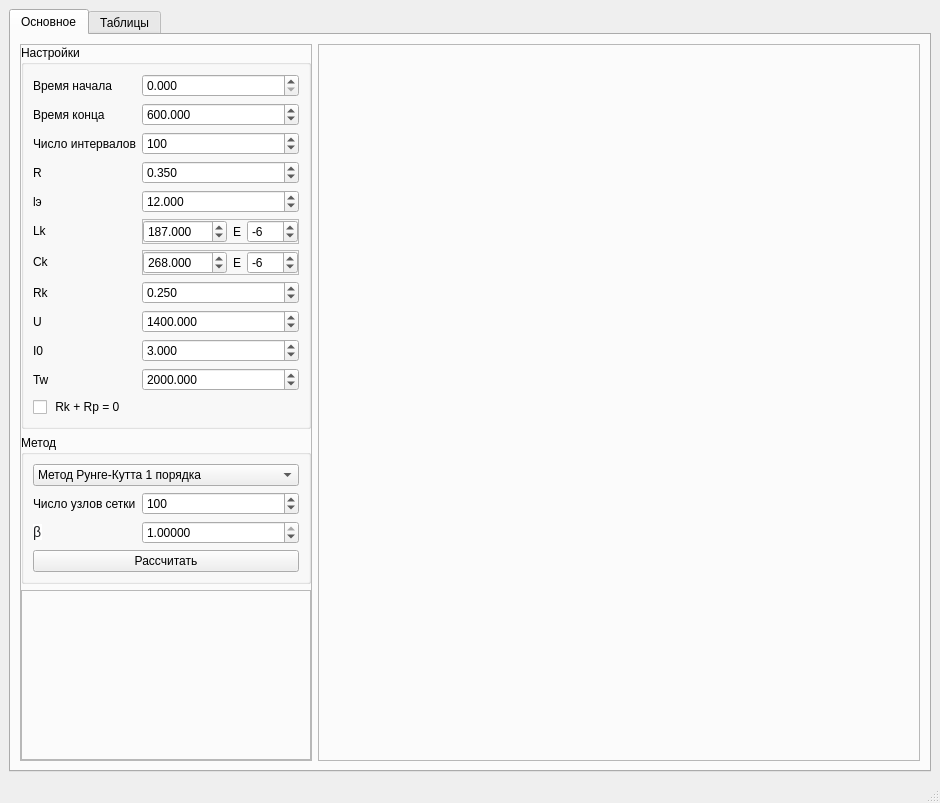
<?xml version="1.0" encoding="UTF-8"?>
<ui version="4.0">
 <class>MainWindow</class>
 <widget class="QMainWindow" name="MainWindow">
  <property name="geometry">
   <rect>
    <x>0</x>
    <y>0</y>
    <width>940</width>
    <height>803</height>
   </rect>
  </property>
  <property name="windowTitle">
   <string>Лабораторная работа №2</string>
  </property>
  <widget class="QWidget" name="centralwidget">
   <layout class="QHBoxLayout" name="horizontalLayout">
    <item>
     <widget class="QTabWidget" name="tabWidget">
      <property name="currentIndex">
       <number>0</number>
      </property>
      <widget class="QWidget" name="tab">
       <attribute name="title">
        <string>Основное</string>
       </attribute>
       <layout class="QHBoxLayout" name="horizontalLayout_2" stretch="0,1">
        <item>
         <widget class="QFrame" name="frame_3">
          <property name="frameShape">
           <enum>QFrame::StyledPanel</enum>
          </property>
          <property name="frameShadow">
           <enum>QFrame::Plain</enum>
          </property>
          <layout class="QVBoxLayout" name="verticalLayout_5" stretch="0,0,1">
           <property name="leftMargin">
            <number>0</number>
           </property>
           <property name="topMargin">
            <number>0</number>
           </property>
           <property name="rightMargin">
            <number>0</number>
           </property>
           <property name="bottomMargin">
            <number>0</number>
           </property>
           <item>
            <widget class="QGroupBox" name="groupBox">
             <property name="title">
              <string>Настройки</string>
             </property>
             <layout class="QFormLayout" name="formLayout">
              <item row="3" column="0">
               <widget class="QLabel" name="label">
                <property name="text">
                 <string>R</string>
                </property>
               </widget>
              </item>
              <item row="3" column="1">
               <widget class="QDoubleSpinBox" name="doubleSpinBox_r">
                <property name="frame">
                 <bool>true</bool>
                </property>
                <property name="decimals">
                 <number>3</number>
                </property>
                <property name="maximum">
                 <double>10000.000000000000000</double>
                </property>
                <property name="value">
                 <double>0.350000000000000</double>
                </property>
               </widget>
              </item>
              <item row="4" column="0">
               <widget class="QLabel" name="label_2">
                <property name="text">
                 <string>lэ</string>
                </property>
               </widget>
              </item>
              <item row="4" column="1">
               <widget class="QDoubleSpinBox" name="doubleSpinBox_l">
                <property name="frame">
                 <bool>true</bool>
                </property>
                <property name="decimals">
                 <number>3</number>
                </property>
                <property name="maximum">
                 <double>10000.000000000000000</double>
                </property>
                <property name="value">
                 <double>12.000000000000000</double>
                </property>
               </widget>
              </item>
              <item row="5" column="0">
               <widget class="QLabel" name="label_8">
                <property name="text">
                 <string>Lk</string>
                </property>
               </widget>
              </item>
              <item row="5" column="1">
               <widget class="QFrame" name="frame">
                <property name="frameShape">
                 <enum>QFrame::StyledPanel</enum>
                </property>
                <property name="frameShadow">
                 <enum>QFrame::Plain</enum>
                </property>
                <layout class="QHBoxLayout" name="horizontalLayout_3" stretch="2,0,0">
                 <property name="leftMargin">
                  <number>0</number>
                 </property>
                 <property name="topMargin">
                  <number>0</number>
                 </property>
                 <property name="rightMargin">
                  <number>0</number>
                 </property>
                 <property name="bottomMargin">
                  <number>0</number>
                 </property>
                 <item>
                  <widget class="QDoubleSpinBox" name="doubleSpinBox_L">
                   <property name="frame">
                    <bool>true</bool>
                   </property>
                   <property name="decimals">
                    <number>3</number>
                   </property>
                   <property name="maximum">
                    <double>10000.000000000000000</double>
                   </property>
                   <property name="value">
                    <double>187.000000000000000</double>
                   </property>
                  </widget>
                 </item>
                 <item>
                  <widget class="QLabel" name="label_9">
                   <property name="sizePolicy">
                    <sizepolicy hsizetype="Minimum" vsizetype="Preferred">
                     <horstretch>0</horstretch>
                     <verstretch>0</verstretch>
                    </sizepolicy>
                   </property>
                   <property name="text">
                    <string>E</string>
                   </property>
                  </widget>
                 </item>
                 <item>
                  <widget class="QSpinBox" name="spinBox_L_exp">
                   <property name="minimum">
                    <number>-100</number>
                   </property>
                   <property name="maximum">
                    <number>100</number>
                   </property>
                   <property name="value">
                    <number>-6</number>
                   </property>
                  </widget>
                 </item>
                </layout>
               </widget>
              </item>
              <item row="6" column="0">
               <widget class="QLabel" name="label_7">
                <property name="text">
                 <string>Ck</string>
                </property>
               </widget>
              </item>
              <item row="7" column="0">
               <widget class="QLabel" name="label_6">
                <property name="text">
                 <string>Rk</string>
                </property>
               </widget>
              </item>
              <item row="7" column="1">
               <widget class="QDoubleSpinBox" name="doubleSpinBox_R">
                <property name="frame">
                 <bool>true</bool>
                </property>
                <property name="decimals">
                 <number>3</number>
                </property>
                <property name="maximum">
                 <double>10000.000000000000000</double>
                </property>
                <property name="value">
                 <double>0.250000000000000</double>
                </property>
               </widget>
              </item>
              <item row="8" column="0">
               <widget class="QLabel" name="label_5">
                <property name="text">
                 <string>U</string>
                </property>
               </widget>
              </item>
              <item row="8" column="1">
               <widget class="QDoubleSpinBox" name="doubleSpinBox_u">
                <property name="frame">
                 <bool>true</bool>
                </property>
                <property name="decimals">
                 <number>3</number>
                </property>
                <property name="maximum">
                 <double>10000.000000000000000</double>
                </property>
                <property name="value">
                 <double>1400.000000000000000</double>
                </property>
               </widget>
              </item>
              <item row="9" column="0">
               <widget class="QLabel" name="label_4">
                <property name="text">
                 <string>I0</string>
                </property>
               </widget>
              </item>
              <item row="9" column="1">
               <widget class="QDoubleSpinBox" name="doubleSpinBox_I">
                <property name="frame">
                 <bool>true</bool>
                </property>
                <property name="decimals">
                 <number>3</number>
                </property>
                <property name="maximum">
                 <double>10000.000000000000000</double>
                </property>
                <property name="value">
                 <double>3.000000000000000</double>
                </property>
               </widget>
              </item>
              <item row="10" column="0">
               <widget class="QLabel" name="label_3">
                <property name="text">
                 <string>Tw</string>
                </property>
               </widget>
              </item>
              <item row="6" column="1">
               <widget class="QFrame" name="frame_2">
                <property name="frameShape">
                 <enum>QFrame::StyledPanel</enum>
                </property>
                <property name="frameShadow">
                 <enum>QFrame::Plain</enum>
                </property>
                <layout class="QHBoxLayout" name="horizontalLayout_4" stretch="2,0,0">
                 <property name="leftMargin">
                  <number>0</number>
                 </property>
                 <property name="topMargin">
                  <number>0</number>
                 </property>
                 <property name="rightMargin">
                  <number>0</number>
                 </property>
                 <property name="bottomMargin">
                  <number>0</number>
                 </property>
                 <item>
                  <widget class="QDoubleSpinBox" name="doubleSpinBox_C">
                   <property name="frame">
                    <bool>true</bool>
                   </property>
                   <property name="decimals">
                    <number>3</number>
                   </property>
                   <property name="maximum">
                    <double>10000.000000000000000</double>
                   </property>
                   <property name="value">
                    <double>268.000000000000000</double>
                   </property>
                  </widget>
                 </item>
                 <item>
                  <widget class="QLabel" name="label_10">
                   <property name="sizePolicy">
                    <sizepolicy hsizetype="Minimum" vsizetype="Preferred">
                     <horstretch>0</horstretch>
                     <verstretch>0</verstretch>
                    </sizepolicy>
                   </property>
                   <property name="text">
                    <string>E</string>
                   </property>
                  </widget>
                 </item>
                 <item>
                  <widget class="QSpinBox" name="spinBox_C_exp">
                   <property name="minimum">
                    <number>-100</number>
                   </property>
                   <property name="maximum">
                    <number>100</number>
                   </property>
                   <property name="value">
                    <number>-6</number>
                   </property>
                  </widget>
                 </item>
                </layout>
               </widget>
              </item>
              <item row="0" column="0">
               <widget class="QLabel" name="label_12">
                <property name="text">
                 <string>Время начала</string>
                </property>
               </widget>
              </item>
              <item row="0" column="1">
               <widget class="QDoubleSpinBox" name="doubleSpinBox_start">
                <property name="frame">
                 <bool>true</bool>
                </property>
                <property name="decimals">
                 <number>3</number>
                </property>
                <property name="maximum">
                 <double>10000.000000000000000</double>
                </property>
                <property name="value">
                 <double>0.000000000000000</double>
                </property>
               </widget>
              </item>
              <item row="1" column="0">
               <widget class="QLabel" name="label_13">
                <property name="text">
                 <string>Время конца</string>
                </property>
               </widget>
              </item>
              <item row="2" column="0">
               <widget class="QLabel" name="label_14">
                <property name="text">
                 <string>Число интервалов</string>
                </property>
               </widget>
              </item>
              <item row="1" column="1">
               <widget class="QDoubleSpinBox" name="doubleSpinBox_stop">
                <property name="frame">
                 <bool>true</bool>
                </property>
                <property name="decimals">
                 <number>3</number>
                </property>
                <property name="maximum">
                 <double>10000.000000000000000</double>
                </property>
                <property name="value">
                 <double>600.000000000000000</double>
                </property>
               </widget>
              </item>
              <item row="2" column="1">
               <widget class="QSpinBox" name="spinBox_steps_time">
                <property name="minimum">
                 <number>1</number>
                </property>
                <property name="maximum">
                 <number>10000</number>
                </property>
                <property name="value">
                 <number>100</number>
                </property>
               </widget>
              </item>
              <item row="10" column="1">
               <widget class="QDoubleSpinBox" name="doubleSpinBox_T">
                <property name="frame">
                 <bool>true</bool>
                </property>
                <property name="decimals">
                 <number>3</number>
                </property>
                <property name="maximum">
                 <double>10000.000000000000000</double>
                </property>
                <property name="value">
                 <double>2000.000000000000000</double>
                </property>
               </widget>
              </item>
              <item row="11" column="0" colspan="2">
               <widget class="QCheckBox" name="checkBox_resistance">
                <property name="text">
                 <string> Rk + Rp = 0</string>
                </property>
               </widget>
              </item>
             </layout>
            </widget>
           </item>
           <item>
            <widget class="QGroupBox" name="groupBox_2">
             <property name="sizePolicy">
              <sizepolicy hsizetype="Preferred" vsizetype="Preferred">
               <horstretch>0</horstretch>
               <verstretch>0</verstretch>
              </sizepolicy>
             </property>
             <property name="title">
              <string>Метод</string>
             </property>
             <layout class="QFormLayout" name="formLayout_2">
              <item row="0" column="0" colspan="2">
               <widget class="QComboBox" name="comboBox_method">
                <item>
                 <property name="text">
                  <string>Метод Рунге-Кутта 1 порядка</string>
                 </property>
                </item>
                <item>
                 <property name="text">
                  <string>Метод Рунге-Кутта 2 порядка</string>
                 </property>
                </item>
                <item>
                 <property name="text">
                  <string>Метод Рунге-Кутта 4 порядка</string>
                 </property>
                </item>
               </widget>
              </item>
              <item row="3" column="0" colspan="2">
               <widget class="QPushButton" name="pushButton_calculate">
                <property name="text">
                 <string>Рассчитать</string>
                </property>
               </widget>
              </item>
              <item row="1" column="0">
               <widget class="QLabel" name="label_11">
                <property name="text">
                 <string>Число узлов сетки</string>
                </property>
               </widget>
              </item>
              <item row="1" column="1">
               <widget class="QSpinBox" name="spinBox_steps">
                <property name="minimum">
                 <number>1</number>
                </property>
                <property name="maximum">
                 <number>1000</number>
                </property>
                <property name="value">
                 <number>100</number>
                </property>
               </widget>
              </item>
              <item row="2" column="0">
               <widget class="QLabel" name="label_15">
                <property name="text">
                 <string>&lt;html&gt;&lt;head/&gt;&lt;body&gt;&lt;p&gt;&lt;span style=&quot; font-family:'arial','sans-serif'; font-size:14px; color:#202124; background-color:#ffffff;&quot;&gt;β&lt;/span&gt;&lt;/p&gt;&lt;/body&gt;&lt;/html&gt;</string>
                </property>
               </widget>
              </item>
              <item row="2" column="1">
               <widget class="QDoubleSpinBox" name="doubleSpinBox_beta">
                <property name="frame">
                 <bool>true</bool>
                </property>
                <property name="decimals">
                 <number>5</number>
                </property>
                <property name="maximum">
                 <double>1.000000000000000</double>
                </property>
                <property name="singleStep">
                 <double>0.050000000000000</double>
                </property>
                <property name="value">
                 <double>1.000000000000000</double>
                </property>
               </widget>
              </item>
             </layout>
            </widget>
           </item>
           <item>
            <widget class="QFrame" name="frame_4">
             <property name="frameShape">
              <enum>QFrame::StyledPanel</enum>
             </property>
             <property name="frameShadow">
              <enum>QFrame::Plain</enum>
             </property>
            </widget>
           </item>
          </layout>
         </widget>
        </item>
        <item>
         <widget class="QFrame" name="frame_plot">
          <property name="frameShape">
           <enum>QFrame::StyledPanel</enum>
          </property>
          <property name="frameShadow">
           <enum>QFrame::Plain</enum>
          </property>
          <layout class="QHBoxLayout" name="horizontalLayout_6">
           <property name="leftMargin">
            <number>0</number>
           </property>
           <property name="topMargin">
            <number>0</number>
           </property>
           <property name="rightMargin">
            <number>0</number>
           </property>
           <property name="bottomMargin">
            <number>0</number>
           </property>
           <item>
            <layout class="QVBoxLayout" name="verticalLayout_plot">
             <property name="spacing">
              <number>0</number>
             </property>
            </layout>
           </item>
          </layout>
         </widget>
        </item>
       </layout>
      </widget>
      <widget class="QWidget" name="tab_2">
       <attribute name="title">
        <string>Таблицы</string>
       </attribute>
       <layout class="QHBoxLayout" name="horizontalLayout_5">
        <item>
         <widget class="QTabWidget" name="tabWidget_2">
          <property name="currentIndex">
           <number>0</number>
          </property>
          <widget class="QWidget" name="tab_3">
           <attribute name="title">
            <string>T0</string>
           </attribute>
           <layout class="QVBoxLayout" name="verticalLayout">
            <item>
             <widget class="QPushButton" name="pushButton_load_t">
              <property name="text">
               <string>Загрузить</string>
              </property>
             </widget>
            </item>
            <item>
             <widget class="QTableWidget" name="tableWidget_t">
              <column>
               <property name="text">
                <string>I</string>
               </property>
              </column>
              <column>
               <property name="text">
                <string>T0</string>
               </property>
              </column>
             </widget>
            </item>
           </layout>
          </widget>
          <widget class="QWidget" name="tab_4">
           <attribute name="title">
            <string>m</string>
           </attribute>
           <layout class="QVBoxLayout" name="verticalLayout_2">
            <item>
             <widget class="QPushButton" name="pushButton_load_m">
              <property name="text">
               <string>Загрузить</string>
              </property>
             </widget>
            </item>
            <item>
             <widget class="QTableWidget" name="tableWidget_m">
              <column>
               <property name="text">
                <string>I</string>
               </property>
              </column>
              <column>
               <property name="text">
                <string>m</string>
               </property>
              </column>
             </widget>
            </item>
           </layout>
          </widget>
          <widget class="QWidget" name="tab_5">
           <attribute name="title">
            <string>sigma</string>
           </attribute>
           <layout class="QVBoxLayout" name="verticalLayout_3">
            <item>
             <widget class="QPushButton" name="pushButton_load_sigma">
              <property name="text">
               <string>Загрузить</string>
              </property>
             </widget>
            </item>
            <item>
             <widget class="QTableWidget" name="tableWidget_sigma">
              <column>
               <property name="text">
                <string>T0</string>
               </property>
              </column>
              <column>
               <property name="text">
                <string>sigma</string>
               </property>
              </column>
             </widget>
            </item>
           </layout>
          </widget>
         </widget>
        </item>
       </layout>
      </widget>
     </widget>
    </item>
   </layout>
  </widget>
  <widget class="QMenuBar" name="menubar">
   <property name="geometry">
    <rect>
     <x>0</x>
     <y>0</y>
     <width>940</width>
     <height>28</height>
    </rect>
   </property>
  </widget>
  <widget class="QStatusBar" name="statusbar"/>
 </widget>
 <resources/>
 <connections/>
</ui>
